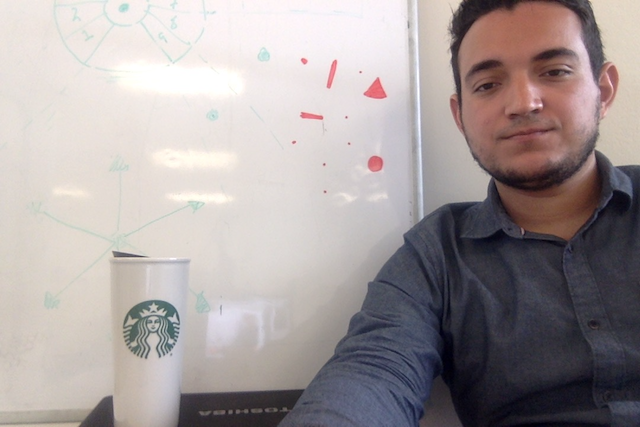
//> input picture Modelo y filtrado/puto.png, 640 x 427 px
$ ./etapa1   (built with g++ and OpenCV 4)
//> lines starting //> are read from the running program, lines starting //| are printed output that depends on the picture; after the words box and inside, x2 and y2 are one past the last pixel; in counts of white or black regions, pixels touching at a corner belong together
#include <opencv2/imgproc/imgproc.hpp>
#include <opencv2/core/core.hpp>
#include <opencv2/highgui/highgui.hpp>
#include <iostream>
using namespace std;
using namespace cv;

int main(int argc, char *argv[])
{
	/* Open camera device */
	Mat originalImage = imread("puto.png", CV_LOAD_IMAGE_GRAYSCALE);
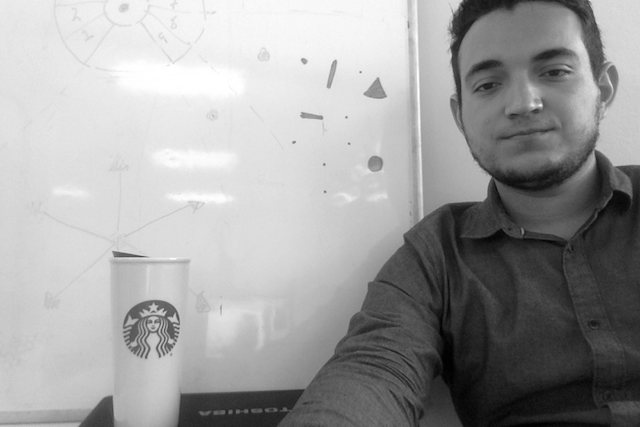
//> originalImage: 427 rows x 640 cols, CV_8UC1; min 0, max 255, mean 159.4
    Mat binImage;
    Mat filterImage;

    threshold( originalImage, binImage, 128, 255,0 );
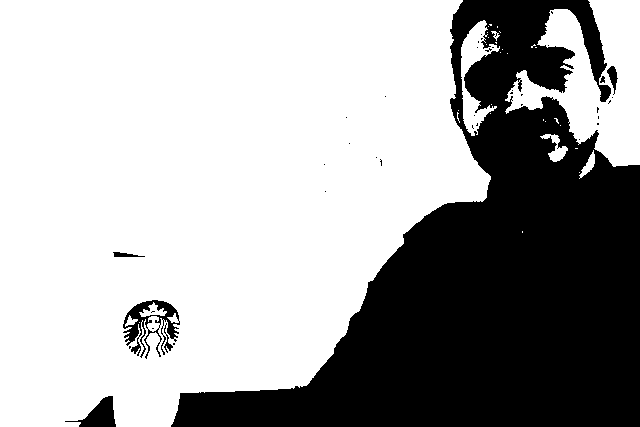
//> binImage: 427 rows x 640 cols, CV_8UC1; 66.1% white; 39 black regions (32 under 20 px), largest, box (x1, y1, x2, y2) and area: (171, 0, 640, 427) 90167, (123, 300, 180, 359) 1281, (65, 396, 116, 427) 718

    imshow("Original Image", binImage);

    Mat kernel = cv::getStructuringElement(MORPH_CROSS, Size(5, 5));

    cv::erode(binImage, filterImage, kernel);
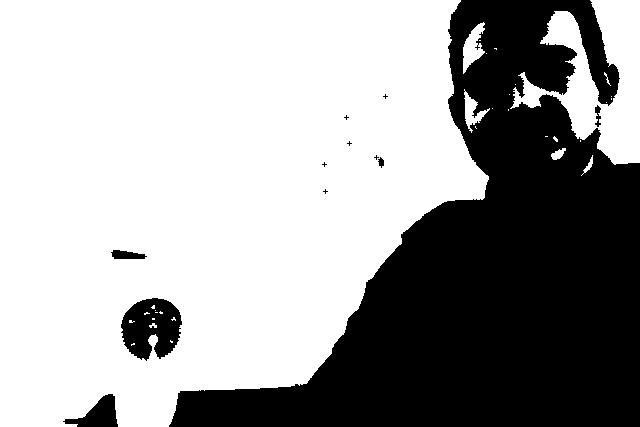
//> filterImage: 427 rows x 640 cols, CV_8UC1; 64% white; 12 black regions (6 under 20 px), largest, box (x1, y1, x2, y2) and area: (169, 0, 640, 427) 94296, (121, 298, 182, 361) 2677, (63, 394, 118, 427) 920, (111, 250, 147, 259) 232, (595, 105, 601, 127) 76, (378, 157, 384, 168) 41

    imshow("Gaussian Image", filterImage);
    imwrite("bin_puto.jpg", binImage);
    imwrite( "Erosion_puto.jpg", filterImage);
    waitKey(0);
}
